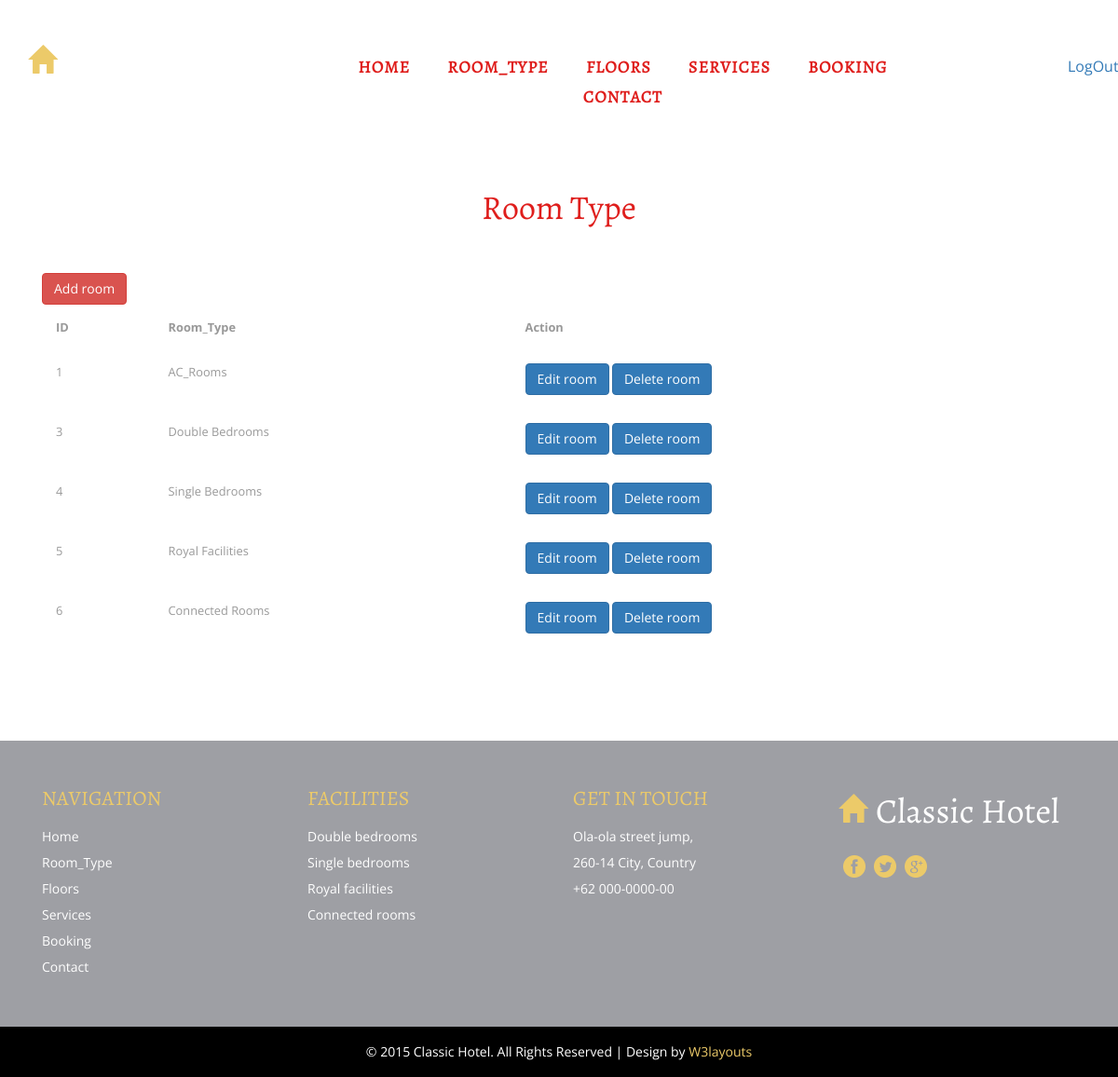
Page /rooms_types (signed in) on the earlier database version.
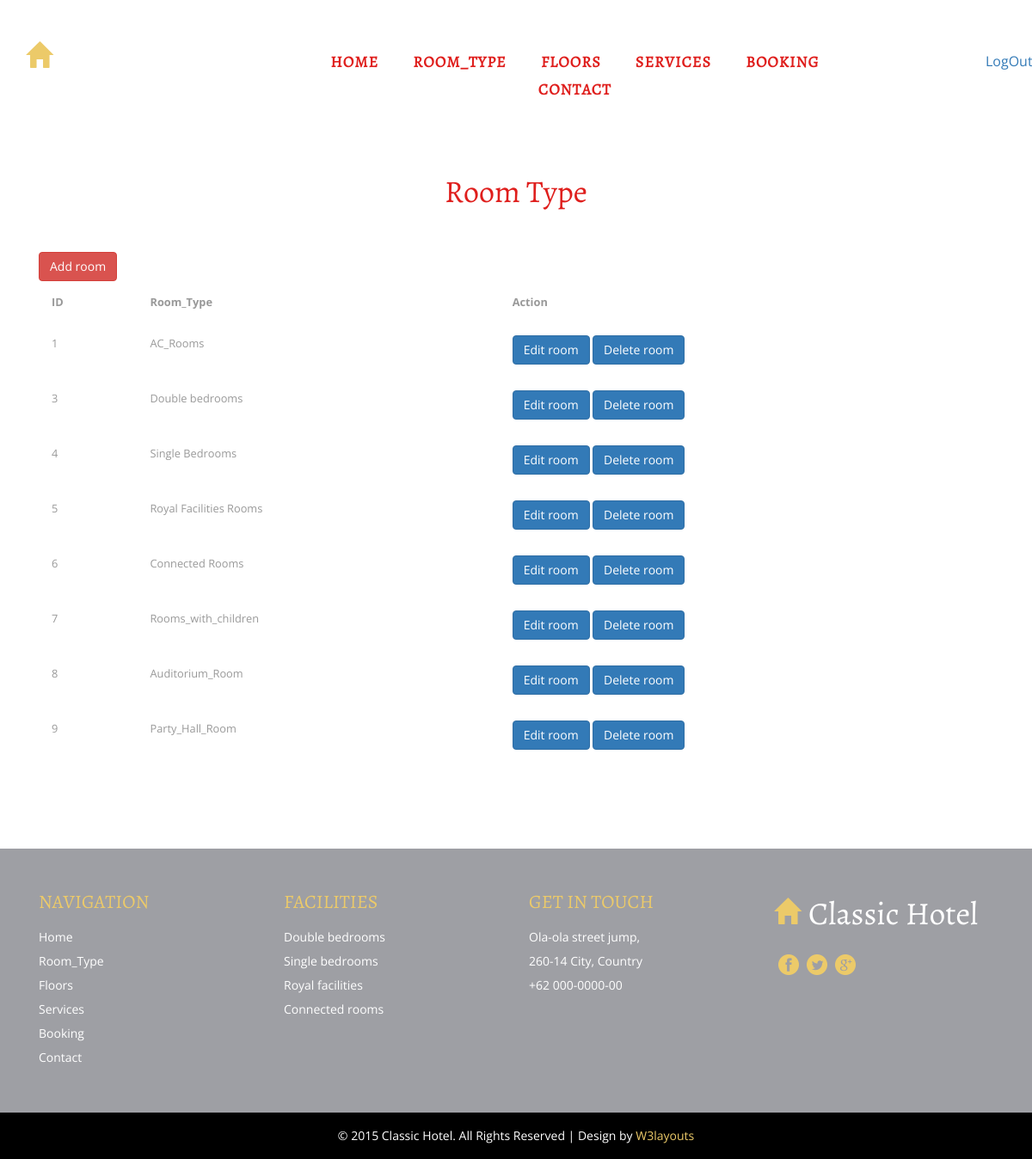
Same page on the later database version.
### poonam/models.py (models this page shows)
class rooms_type(models.Model):
    type_name = models.CharField(max_length=20, unique=True)

### poonam/views.py (the view)
# urls.py: path('rooms_types', views.all_rooms_type, name="rooms_type"),
@login_required(login_url="poonam/login")
def all_rooms_type(request):
    rooms = rooms_type.objects.all()
    return render(request, 'poonam/room_type.html',{'rooms':rooms})

### poonam/templates/poonam/room_type.html
{% extends 'poonam/layout.html' %}
{% block body %}
    <div class="welcome">
        <div class="container">
            <h2 class="tittle-one">Room Type</h2>
            <div class="container">
             <a href=" {% url 'add_room_type'  %}" class="btn btn-danger">Add room</a>
                <table class="table">
                    <tr>
                       <th>ID</th>
                       <th>Room_Type</th>
                       <th>Action</th>
                    </tr>
                    {% for i in rooms %}
                    <tr>
                        <td>{{i.id}}</td>
                        <td>{{i.type_name}}</td>
                        <td>
                            <a href="{% url 'edit_room_type' i.id %}" class="btn btn-primary">Edit room</a>
                            <a href="{% url 'delete_room_type' i.id %}" class="btn btn-primary">Delete room</a>
                        </td>
                    </tr>
                    {% endfor %}
                </table>
            </div>
        </div>
    </div>
{% endblock%}

Differences in the rows shown:
changed rooms_type id 3: type_name "Double Bedrooms" → "Double bedrooms"
changed rooms_type id 5: type_name "Royal Facilities" → "Royal Facilities Rooms"
added rooms_type: id "7", type_name "Rooms_with_children"
added rooms_type: id "8", type_name "Auditorium_Room"
added rooms_type: id "9", type_name "Party_Hall_Room"
